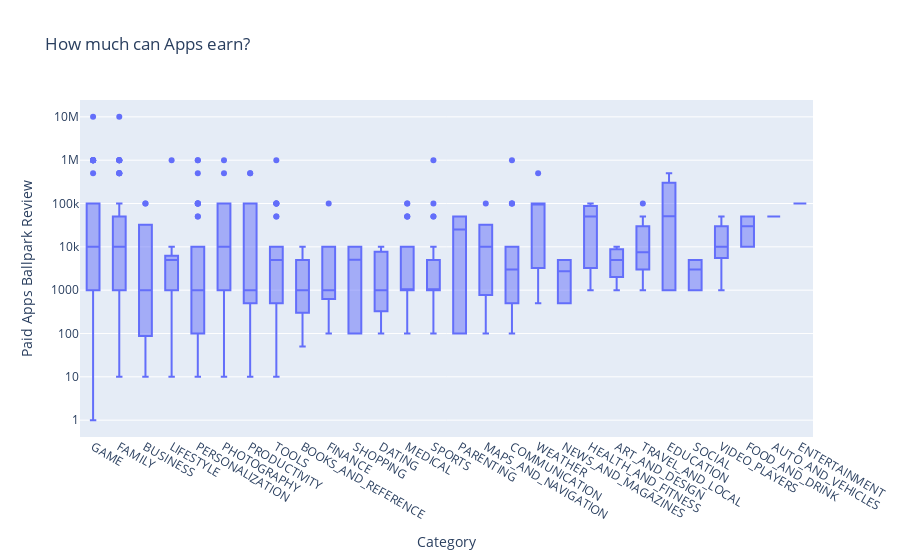

The code cell stored with this chart in its notebook:
### Markdown cell above
# Plotly Box Plots: Revenue by App Category

**Challenge**: See if you can generate the chart below: 

<img src=https://imgur.com/v4CiNqX.png>

Looking at the hover text, how much does the median app earn in the Tools category? If developing an Android app costs $30,000 or thereabouts, does the average photography app recoup its development costs?

Hint: I've used 'min ascending' to sort the categories.

### Code cell
df_paid_apps = df_apps_clean[df_apps_clean['Type'] == 'Paid']
box = px.box(df_paid_apps, x='Category', y='Installs', title='How much can Apps earn?')

box.update_layout(yaxis=dict(type='log'), 
                  yaxis_title='Paid Apps Ballpark Review', 
                  xaxis={'categoryorder':'min ascending'})

box.show()

### Figure 1 — Plotly figure (JSON) as saved in the notebook; plotly's stock layout.template omitted (floating-point values rounded to 4 significant figures; data arrays with more than 128 entries replaced by an {"elided": "..."} marker saying what was removed)
{"data": [{"alignmentgroup": "True", "hovertemplate": "Category=%{x}<br>Installs=%{y}<extra></extra>", "legendgroup": "", "marker": {"color": "#636efa"}, "name": "", "notched": false, "offsetgroup": "", "orientation": "v", "showlegend": false, "type": "box", "x": {"elided": "588 str values"}, "x0": " ", "xaxis": "x", "y": {"elided": "588 int values"}, "y0": " ", "yaxis": "y"}], "layout": {"boxmode": "group", "legend": {"tracegroupgap": 0}, "title": {"text": "How much can Apps earn?"}, "xaxis": {"anchor": "y", "categoryorder": "min ascending", "domain": [0, 1], "title": {"text": "Category"}}, "yaxis": {"anchor": "x", "domain": [0, 1], "title": {"text": "Paid Apps Ballpark Review"}, "type": "log"}}}
